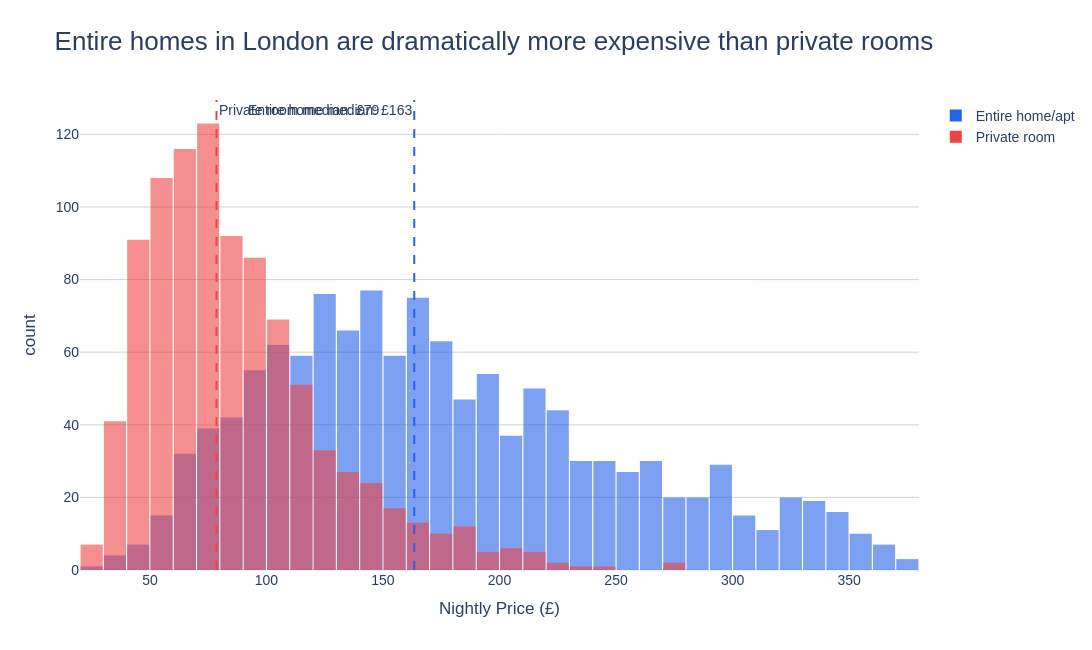

Notebook code cell kept with this figure:
### Markdown cell above
## Task 1 — Histogram: price by room type (overlapping distributions)

**What to build:** A histogram showing price distributions for **Entire home/apt vs Private room** (exclude Shared room — too few observations) overlaid on the same chart.

**Requirements:**
- Both room types on the same chart (use `color='room_type'`)
- `barmode='overlay'` with `opacity=0.6` so both distributions are visible
- A vertical line for the median of EACH room type, differently coloured
- Insight title comparing the two distributions

> 💡 `df_cap[df_cap['room_type'].isin(['Entire home/apt','Private room'])]`

### Code cell
# Task 1 — Premium overlapping histogram

filtered = df_cap[df_cap['room_type'].isin(['Entire home/apt', 'Private room'])]

median_entire = filtered[filtered['room_type'] == 'Entire home/apt']['price'].median()
median_private = filtered[filtered['room_type'] == 'Private room']['price'].median()

fig = px.histogram(
    filtered,
    x='price',
    color='room_type',
    nbins=50,
    barmode='overlay',
    opacity=0.60,
    color_discrete_map={
        'Entire home/apt': '#2563eb',
        'Private room': '#ef4444'
    },
    title='Entire homes in London are dramatically more expensive than private rooms',
    labels={
        'price': 'Nightly Price (£)',
        'room_type': 'Room Type'
    }
)

fig.add_vline(
    x=median_entire,
    line_dash='dash',
    line_color='#2563eb',
    annotation_text=f'Entire home median: £{median_entire:.0f}',
    annotation_position='top left'
)

fig.add_vline(
    x=median_private,
    line_dash='dash',
    line_color='#ef4444',
    annotation_text=f'Private room median: £{median_private:.0f}',
    annotation_position='top right'
)

fig.update_layout(
    template='plotly_white',
    width=1200,
    height=650,
    font=dict(family='Arial', size=14),
    title_font_size=26,
    legend_title='',
    bargap=0.05
)

fig.update_xaxes(showgrid=False)
fig.update_yaxes(showgrid=True, gridcolor='lightgray')

fig.show()
fig.show(renderer="png")

### Figure 1 — Plotly figure (JSON) as saved in the notebook; plotly's stock layout.template omitted (floating-point values rounded to 4 significant figures; data arrays with more than 128 entries replaced by an {"elided": "..."} marker saying what was removed)
{"data": [{"bingroup": "x", "hovertemplate": "Room Type=Entire home/apt<br>Nightly Price (£)=%{x}<br>count=%{y}<extra></extra>", "legendgroup": "Entire home/apt", "marker": {"color": "#2563eb", "opacity": 0.6, "pattern": {"shape": ""}}, "name": "Entire home/apt", "nbinsx": 50, "orientation": "v", "showlegend": true, "type": "histogram", "x": {"elided": "1251 float values"}, "xaxis": "x", "yaxis": "y"}, {"bingroup": "x", "hovertemplate": "Room Type=Private room<br>Nightly Price (£)=%{x}<br>count=%{y}<extra></extra>", "legendgroup": "Private room", "marker": {"color": "#ef4444", "opacity": 0.6, "pattern": {"shape": ""}}, "name": "Private room", "nbinsx": 50, "orientation": "v", "showlegend": true, "type": "histogram", "x": {"elided": "942 float values"}, "xaxis": "x", "yaxis": "y"}], "layout": {"annotations": [{"showarrow": false, "text": "Entire home median: £163", "x": 163.4, "xanchor": "right", "xref": "x", "y": 1, "yanchor": "top", "yref": "y domain"}, {"showarrow": false, "text": "Private room median: £79", "x": 78.57, "xanchor": "left", "xref": "x", "y": 1, "yanchor": "top", "yref": "y domain"}], "bargap": 0.05, "barmode": "overlay", "font": {"family": "Arial", "size": 14}, "height": 650, "legend": {"title": {"text": ""}, "tracegroupgap": 0}, "shapes": [{"line": {"color": "#2563eb", "dash": "dash"}, "type": "line", "x0": 163.4, "x1": 163.4, "xref": "x", "y0": 0, "y1": 1, "yref": "y domain"}, {"line": {"color": "#ef4444", "dash": "dash"}, "type": "line", "x0": 78.57, "x1": 78.57, "xref": "x", "y0": 0, "y1": 1, "yref": "y domain"}], "title": {"font": {"size": 26}, "text": "Entire homes in London are dramatically more expensive than private rooms"}, "width": 1200, "xaxis": {"anchor": "y", "domain": [0, 1], "showgrid": false, "title": {"text": "Nightly Price (£)"}}, "yaxis": {"anchor": "x", "domain": [0, 1], "gridcolor": "lightgray", "showgrid": true, "title": {"text": "count"}}}}
